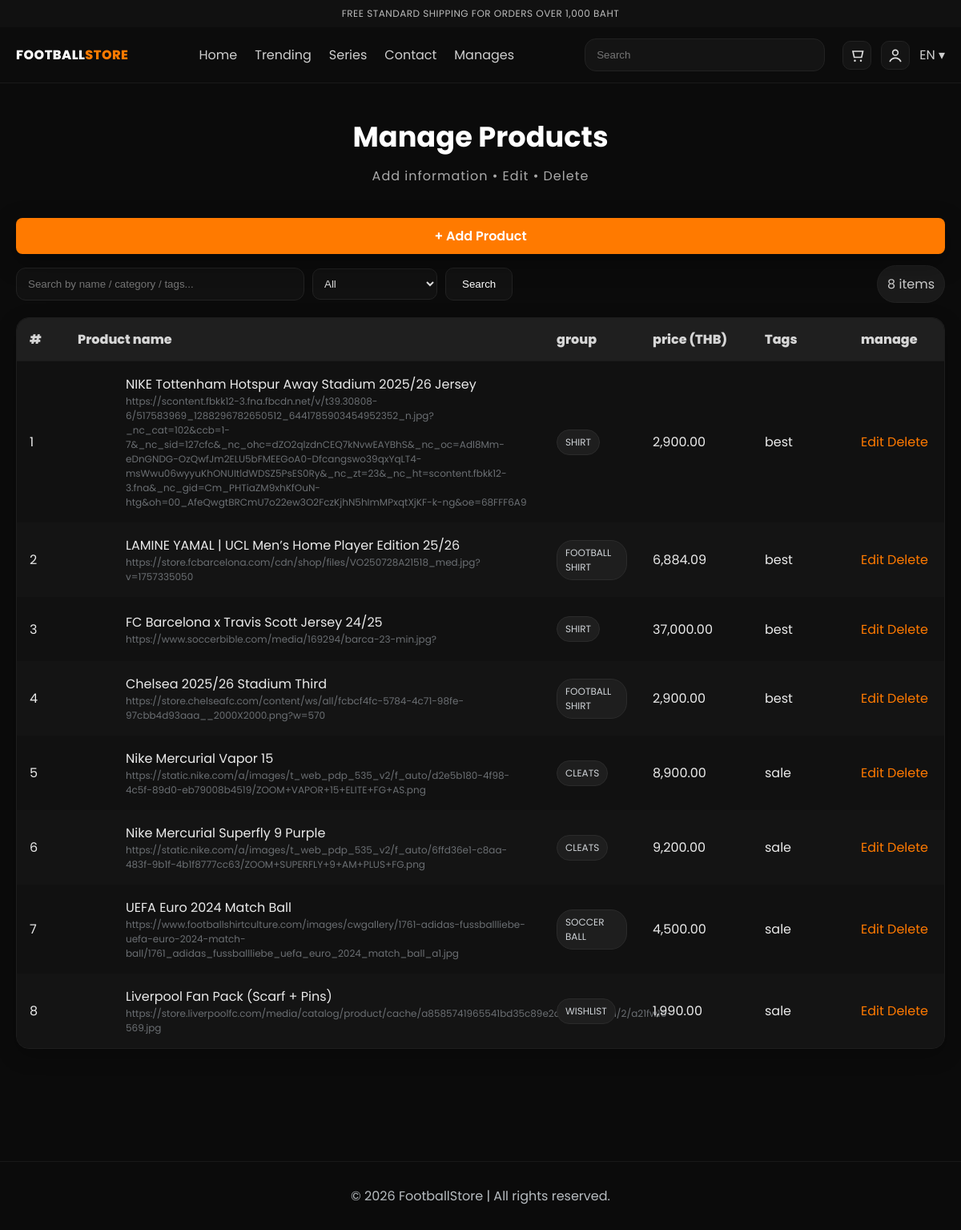
Screenshot of /admin_products.php with the database file from the repository.
### tables this page shows
CREATE TABLE `products` (
  `id` int(11) NOT NULL,
  `title` varchar(200) NOT NULL,
  `category` varchar(60) NOT NULL,
  `price` decimal(12,2) NOT NULL,
  `tags` varchar(200) DEFAULT NULL,
  `image_url` varchar(500) NOT NULL,
  `is_best_seller` tinyint(1) DEFAULT 0,
  `is_sale` tinyint(1) DEFAULT 0,
  `sale_badge_text` varchar(40) DEFAULT NULL,
  `created_at` timestamp NOT NULL DEFAULT current_timestamp(),
  `description` text DEFAULT NULL,
  `specs` text DEFAULT NULL,
  `team` varchar(100) DEFAULT NULL
);

### functions.php (called while the page is built, shortened)
<?php
function is_logged_in(): bool {
  return isset($_SESSION['user']);
}

### admin_products.php (the view, shortened to what this page needs)
<?php
require 'config.php';
require 'functions.php';
require_once 'functions.php';
$q = trim($_GET['q'] ?? '');
$cat = trim($_GET['cat'] ?? '');
$params = [];
$where = "WHERE 1=1";
$sql = "SELECT * FROM products $where ORDER BY id ASC";
$stmt = $pdo->prepare($sql);
$stmt->execute($params);
$rows = $stmt->fetchAll(PDO::FETCH_ASSOC);
include 'header.php';
?>
<section class="section container">
  <h2 class="section-title">Manage Products</h2>
  <p class="section-subtitle">Add information • Edit • Delete</p>
  <div class="admin-toolbar">
    <a class="btn-primary" href="?action=add">+ Add Product</a>
    <form class="admin-search" method="get">
      <input type="text" name="q" placeholder="Search by name / category / tags..." value="<?= htmlspecialchars($q) ?>">
      <select name="cat">
        <option <?= $cat===''||$cat==='All'?'selected':''?>>All</option>
      </select>
      <button class="btn-dark" type="submit">Search</button>
    </form>
    <div class="admin-counter"><?= count($rows) ?> items</div>
  </div>
  <div class="table-wrap">
    <table class="table">
      <thead>
        <tr>
          <th style="width:60px">#</th>
          <th>Product name</th>
          <th style="width:120px">group</th>
          <th style="width:140px">price (THB)</th>
          <th style="width:120px">Tags</th>
          <th style="width:120px">manage</th>
        </tr>
      </thead>
      <tbody>
      <?php foreach($rows as $i=>$r): ?>
        <tr>
          <td><?= $i+1 ?></td>
          <td class="cell-product">
            <div>
              <div class="title-ellipsis"><?= htmlspecialchars($r['title']) ?></div>
              <div class="muted small"><?= htmlspecialchars($r['image_url']) ?></div>
            </div>
          </td>
          <td><span class="chip"><?= strtoupper(htmlspecialchars($r['category'])) ?></span></td>
          <td><?= number_format($r['price'],2) ?></td>
          <td><?= htmlspecialchars($r['tags'] ?? tag_str_from_flags($r ?? [])) ?></td>
          <td>
            <a class="link" href="?action=edit&id=<?= $r['id'] ?>">Edit</a>
            <a class="link danger" href="?action=delete&id=<?= $r['id'] ?>">Delete</a>
          </td>
        </tr>
      <?php endforeach; ?>
      </tbody>
    </table>
  </div>
</section>
<?php
function tag_str_from_flags($p){
  $t=[]; if(($p['is_best_seller']??0)==1)$t[]='best'; if(($p['is_sale']??0)==1)$t[]='sale'; return implode(',',$t);
}
?>
<?php include 'footer.php'; ?>

### header.php (shortened to what this page needs)
<?php
require_once __DIR__ . '/functions.php';
?>
<!doctype html>
<html lang="en">
<head>
  <link href="styles.css" rel="stylesheet">
</head>
<body class="bg-dark">
  <div class="topbar">FREE STANDARD SHIPPING FOR ORDERS OVER 1,000 BAHT</div>
  <nav class="nav">
    <div class="brand">FOOTBALL<span>STORE</span></div>
    <ul class="menu">
      <li><a href="index.php" class="<?= basename($_SERVER['PHP_SELF'])==='index.php'?'active':'' ?>">Home</a></li>
      <li><a href="trending.php">Trending</a></li>
      <li><a href="series.php">Series</a></li>
      <li><a href="contact.php">Contact</a></li>
      <li><a href="admin.php">Manages</a></li>
    </ul>
    <div class="nav-right">
  <form class="search-form" action="search.php" method="get">
    <input class="search" type="search" name="q" placeholder="Search"
           value="<?= isset($_GET['q']) ? htmlspecialchars($_GET['q']) : '' ?>">
  </form>
  <a class="icon-btn" href="cart.php" aria-label="cart" style="position:relative">
    <svg width="20" height="20" viewBox="0 0 24 24" fill="none">
      <path d="M6 6h15l-2 9H8L6 6z" stroke="currentColor" stroke-width="2" fill="none"/>
      <circle cx="9" cy="20" r="1.5" fill="currentColor"/>
      <circle cx="18" cy="20" r="1.5" fill="currentColor"/>
    </svg>
  </a>
      <?php if (is_logged_in()): ?>
        <span class="welcome">Hi, <?= htmlspecialchars($_SESSION['user']['username']) ?></span>
        <a class="btn-outline" href="logout.php">Logout</a>
      <?php else: ?>
        <a class="icon-btn" href="login.php" aria-label="account">
          <svg width="20" height="20" viewBox="0 0 24 24" fill="none">
            <circle cx="12" cy="8" r="4" stroke="currentColor" stroke-width="2"/>
            <path d="M4 21c1.8-3.5 5-5 8-5s6.2 1.5 8 5" stroke="currentColor" stroke-width="2" stroke-linecap="round"/>
          </svg>
        </a>
      <?php endif; ?>
      <div class="lang">EN ▾</div>
    </div>
  </nav>
  <main>

### footer.php
  </main>
  <footer class="footer">
    <div>© <?= date('Y') ?> FootballStore | All rights reserved.</div>
  </footer>
</body>
</html>

### header.php (style rules this page uses)
.search-form { margin-right: 10px; }
.search { width: 300px; border-radius: 14px; padding: 12px 14px; }

### rows the page displays
products: title "NIKE Tottenham Hotspur Away Stadium 2025/26 Jersey", image_url "https://scontent.fbkk12-3.fna.fbcdn.net/v/t39.30808-6/517583969_1288296782650512_6441785903454952352_n.jpg?_nc_cat=102&ccb=1-7&_nc_sid=127cfc&_nc_ohc=dZO2qlzdnCEQ7kNvwEAYBhS&_nc_oc=Adl8Mm-eDnGNDG-OzQwfJm2ELU5bFMEEGoA0-Dfcangswo39qxYqLT4-msWwu06wyyuKhONUItldWDSZ5PsES0Ry&_nc_zt=23&_nc_ht=scontent.fbkk12-3.fna&_nc_gid=Cm_PHTiaZM9xhKfOuN-htg&oh=00_AfeQwgtBRCmU7o22ew3O2FczKjhN5hImMPxqtXjKF-k-ng&oe=68FFF6A9", category "SHIRT", price "2,900.00", tags "best"
products: title "LAMINE YAMAL | UCL Men’s Home Player Edition 25/26", image_url "https://store.fcbarcelona.com/cdn/shop/files/VO250728A21518_med.jpg?v=1757335050", category "FOOTBALL SHIRT", price "6,884.09", tags "best"
products: title "FC Barcelona x Travis Scott Jersey 24/25", image_url "https://www.soccerbible.com/media/169294/barca-23-min.jpg?", category "SHIRT", price "37,000.00", tags "best"
products: title "Chelsea 2025/26 Stadium Third", image_url "https://store.chelseafc.com/content/ws/all/fcbcf4fc-5784-4c71-98fe-97cbb4d93aaa__2000X2000.png?w=570", category "FOOTBALL SHIRT", price "2,900.00", tags "best"
products: title "Nike Mercurial Vapor 15", image_url "https://static.nike.com/a/images/t_web_pdp_535_v2/f_auto/d2e5b180-4f98-4c5f-89d0-eb79008b4519/ZOOM+VAPOR+15+ELITE+FG+AS.png", category "CLEATS", price "8,900.00", tags "sale"
products: title "Nike Mercurial Superfly 9 Purple", image_url "https://static.nike.com/a/images/t_web_pdp_535_v2/f_auto/6ffd36e1-c8aa-483f-9b1f-4b1f8777cc63/ZOOM+SUPERFLY+9+AM+PLUS+FG.png", category "CLEATS", price "9,200.00", tags "sale"
products: title "UEFA Euro 2024 Match Ball", image_url "https://www.footballshirtculture.com/images/cwgallery/1761-adidas-fussballliebe-uefa-euro-2024-match-ball/1761_adidas_fussballliebe_uefa_euro_2024_match_ball_a1.jpg", category "SOCCER BALL", price "4,500.00", tags "sale"
products: title "Liverpool Fan Pack (Scarf + Pins)", image_url "https://store.liverpoolfc.com/media/catalog/product/cache/a8585741965541bd35c89e2a8929f2a6/a/2/a21fw16-569.jpg", category "WISHLIST", price "1,990.00", tags "sale"

### other values shown
count($rows) "8"
